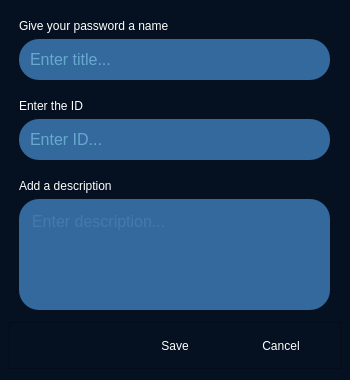
<?xml version="1.0" encoding="UTF-8"?>
<ui version="4.0">
 <class>save_pass_dialog</class>
 <widget class="QDialog" name="save_pass_dialog">
  <property name="enabled">
   <bool>true</bool>
  </property>
  <property name="geometry">
   <rect>
    <x>0</x>
    <y>0</y>
    <width>350</width>
    <height>380</height>
   </rect>
  </property>
  <property name="minimumSize">
   <size>
    <width>350</width>
    <height>380</height>
   </size>
  </property>
  <property name="maximumSize">
   <size>
    <width>350</width>
    <height>380</height>
   </size>
  </property>
  <property name="windowTitle">
   <string>Save password</string>
  </property>
  <property name="styleSheet">
   <string notr="true">background-color: rgb(5, 16, 32);</string>
  </property>
  <layout class="QVBoxLayout" name="verticalLayout">
   <property name="leftMargin">
    <number>9</number>
   </property>
   <property name="topMargin">
    <number>9</number>
   </property>
   <property name="rightMargin">
    <number>9</number>
   </property>
   <item>
    <widget class="QFrame" name="upperFrame">
     <property name="sizePolicy">
      <sizepolicy hsizetype="Preferred" vsizetype="Expanding">
       <horstretch>0</horstretch>
       <verstretch>0</verstretch>
      </sizepolicy>
     </property>
     <property name="minimumSize">
      <size>
       <width>0</width>
       <height>0</height>
      </size>
     </property>
     <property name="styleSheet">
      <string notr="true">border-radius: 20px;</string>
     </property>
     <property name="frameShape">
      <enum>QFrame::StyledPanel</enum>
     </property>
     <property name="frameShadow">
      <enum>QFrame::Raised</enum>
     </property>
     <widget class="QWidget" name="widget" native="true">
      <property name="geometry">
       <rect>
        <x>10</x>
        <y>10</y>
        <width>311</width>
        <height>61</height>
       </rect>
      </property>
      <property name="styleSheet">
       <string notr="true">background-color: rgba(255, 255, 255, 0);</string>
      </property>
      <layout class="QVBoxLayout" name="verticalLayout_4">
       <property name="leftMargin">
        <number>0</number>
       </property>
       <property name="topMargin">
        <number>0</number>
       </property>
       <property name="rightMargin">
        <number>0</number>
       </property>
       <property name="bottomMargin">
        <number>0</number>
       </property>
       <item alignment="Qt::AlignTop">
        <widget class="QLabel" name="nameLabel">
         <property name="styleSheet">
          <string notr="true">color: rgb(255, 255, 255);</string>
         </property>
         <property name="text">
          <string>Give your password a name</string>
         </property>
        </widget>
       </item>
       <item>
        <widget class="QFrame" name="nameFrame">
         <property name="sizePolicy">
          <sizepolicy hsizetype="Preferred" vsizetype="Expanding">
           <horstretch>0</horstretch>
           <verstretch>0</verstretch>
          </sizepolicy>
         </property>
         <property name="styleSheet">
          <string notr="true">QFrame{
	background-color: rgb(52, 105, 157);
}
</string>
         </property>
         <property name="frameShape">
          <enum>QFrame::StyledPanel</enum>
         </property>
         <property name="frameShadow">
          <enum>QFrame::Raised</enum>
         </property>
         <layout class="QVBoxLayout" name="verticalLayout_3">
          <item>
           <widget class="QLineEdit" name="lineEdit">
            <property name="font">
             <font>
              <pointsize>12</pointsize>
             </font>
            </property>
            <property name="styleSheet">
             <string notr="true">QLineEdit{
	color: rgba(153, 234, 255, 255);
	border: no-border;
}

QLineEdit[text=&quot;&quot;]{
	color: rgba(153, 234, 255, 70);
}</string>
            </property>
            <property name="placeholderText">
             <string>Enter title...</string>
            </property>
           </widget>
          </item>
         </layout>
        </widget>
       </item>
      </layout>
     </widget>
     <widget class="QWidget" name="widget_2" native="true">
      <property name="geometry">
       <rect>
        <x>10</x>
        <y>90</y>
        <width>311</width>
        <height>61</height>
       </rect>
      </property>
      <property name="styleSheet">
       <string notr="true">background-color: rgba(255, 255, 255, 0);</string>
      </property>
      <layout class="QVBoxLayout" name="verticalLayout_5">
       <property name="leftMargin">
        <number>0</number>
       </property>
       <property name="topMargin">
        <number>0</number>
       </property>
       <property name="rightMargin">
        <number>0</number>
       </property>
       <property name="bottomMargin">
        <number>0</number>
       </property>
       <item alignment="Qt::AlignTop">
        <widget class="QLabel" name="nameLabel_2">
         <property name="styleSheet">
          <string notr="true">color: rgb(255, 255, 255);</string>
         </property>
         <property name="text">
          <string>Enter the ID</string>
         </property>
        </widget>
       </item>
       <item>
        <widget class="QFrame" name="nameFrame_2">
         <property name="sizePolicy">
          <sizepolicy hsizetype="Preferred" vsizetype="Expanding">
           <horstretch>0</horstretch>
           <verstretch>0</verstretch>
          </sizepolicy>
         </property>
         <property name="styleSheet">
          <string notr="true">QFrame{
	background-color: rgb(52, 105, 157);
}</string>
         </property>
         <property name="frameShape">
          <enum>QFrame::StyledPanel</enum>
         </property>
         <property name="frameShadow">
          <enum>QFrame::Raised</enum>
         </property>
         <layout class="QVBoxLayout" name="verticalLayout_6">
          <item>
           <widget class="QLineEdit" name="lineEdit_2">
            <property name="font">
             <font>
              <pointsize>12</pointsize>
             </font>
            </property>
            <property name="styleSheet">
             <string notr="true">QLineEdit{
	color: rgba(153, 234, 255, 255);
	border: no-border;
}

QLineEdit[text=&quot;&quot;]{
	color: rgba(153, 234, 255, 70);
}</string>
            </property>
            <property name="placeholderText">
             <string>Enter ID...</string>
            </property>
           </widget>
          </item>
         </layout>
        </widget>
       </item>
      </layout>
     </widget>
     <widget class="QWidget" name="widget_3" native="true">
      <property name="geometry">
       <rect>
        <x>10</x>
        <y>170</y>
        <width>311</width>
        <height>131</height>
       </rect>
      </property>
      <layout class="QVBoxLayout" name="verticalLayout_7">
       <property name="leftMargin">
        <number>0</number>
       </property>
       <property name="topMargin">
        <number>0</number>
       </property>
       <property name="rightMargin">
        <number>0</number>
       </property>
       <property name="bottomMargin">
        <number>0</number>
       </property>
       <item alignment="Qt::AlignTop">
        <widget class="QLabel" name="descriptionLabel">
         <property name="styleSheet">
          <string notr="true">color: rgb(255, 255, 255);</string>
         </property>
         <property name="text">
          <string>Add a description</string>
         </property>
        </widget>
       </item>
       <item>
        <widget class="QFrame" name="descriptionFrame">
         <property name="sizePolicy">
          <sizepolicy hsizetype="Preferred" vsizetype="Expanding">
           <horstretch>0</horstretch>
           <verstretch>0</verstretch>
          </sizepolicy>
         </property>
         <property name="styleSheet">
          <string notr="true">QFrame{
	background-color: rgb(52, 105, 157);
}</string>
         </property>
         <property name="frameShape">
          <enum>QFrame::StyledPanel</enum>
         </property>
         <property name="frameShadow">
          <enum>QFrame::Raised</enum>
         </property>
         <layout class="QVBoxLayout" name="verticalLayout_2">
          <item>
           <widget class="QTextEdit" name="descriptionTextEdit">
            <property name="sizePolicy">
             <sizepolicy hsizetype="Expanding" vsizetype="Expanding">
              <horstretch>0</horstretch>
              <verstretch>0</verstretch>
             </sizepolicy>
            </property>
            <property name="font">
             <font>
              <pointsize>12</pointsize>
             </font>
            </property>
            <property name="styleSheet">
             <string notr="true">QTextEdit{
	color: rgba(153, 234, 255, 70);
}</string>
            </property>
            <property name="verticalScrollBarPolicy">
             <enum>Qt::ScrollBarAlwaysOff</enum>
            </property>
            <property name="horizontalScrollBarPolicy">
             <enum>Qt::ScrollBarAlwaysOff</enum>
            </property>
            <property name="sizeAdjustPolicy">
             <enum>QAbstractScrollArea::AdjustToContents</enum>
            </property>
            <property name="placeholderText">
             <string>Enter description...</string>
            </property>
           </widget>
          </item>
         </layout>
        </widget>
       </item>
      </layout>
     </widget>
    </widget>
   </item>
   <item alignment="Qt::AlignBottom">
    <widget class="QFrame" name="lowerFrame">
     <property name="styleSheet">
      <string notr="true"/>
     </property>
     <property name="frameShape">
      <enum>QFrame::StyledPanel</enum>
     </property>
     <property name="frameShadow">
      <enum>QFrame::Raised</enum>
     </property>
     <layout class="QHBoxLayout" name="horizontalLayout">
      <item>
       <spacer name="horizontalSpacer">
        <property name="orientation">
         <enum>Qt::Horizontal</enum>
        </property>
        <property name="sizeHint" stdset="0">
         <size>
          <width>147</width>
          <height>20</height>
         </size>
        </property>
       </spacer>
      </item>
      <item>
       <widget class="QPushButton" name="saveButton">
        <property name="minimumSize">
         <size>
          <width>100</width>
          <height>27</height>
         </size>
        </property>
        <property name="styleSheet">
         <string notr="true">QPushButton {
	border-radius: 10px;
    background-color: #051020;
	color: #fff;
}

QPushButton:hover {
    background-color: #3B77B3;
}

QPushButton:pressed{
	background-color: #34699D;
}</string>
        </property>
        <property name="text">
         <string>Save</string>
        </property>
       </widget>
      </item>
      <item>
       <widget class="QPushButton" name="cancelButton">
        <property name="minimumSize">
         <size>
          <width>100</width>
          <height>27</height>
         </size>
        </property>
        <property name="styleSheet">
         <string notr="true">QPushButton {
	border-radius: 10px;
    background-color: #051020;
	color: #fff;
}

QPushButton:hover {
    background-color: #3B77B3;
}

QPushButton:pressed{
	background-color: #34699D;
}</string>
        </property>
        <property name="text">
         <string>Cancel</string>
        </property>
       </widget>
      </item>
     </layout>
    </widget>
   </item>
  </layout>
 </widget>
 <resources/>
 <connections/>
</ui>
